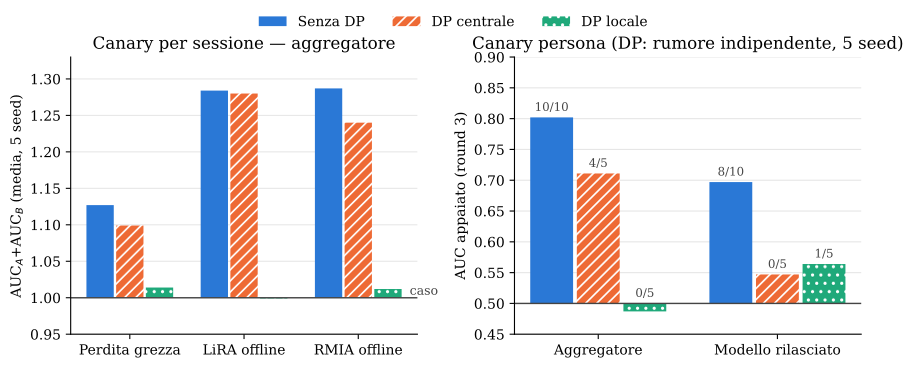

Reproduce this figure in Python.
"""fig_canary: controlli positivi (2026-10-30).

Sinistra: canary per sessione su Office 1, somma AUC_A + AUC_B al round 3 (5 seed), RISULTATI.md 1.2.
Destra: canary persona al round 3; con la DP solo le run con rumore indipendente fra i bracci
(5 seed), RISULTATI.md 1.3. Le prime run con rumore condiviso (0,843 / 0,543) non si usano.
"""
import sys

import matplotlib

matplotlib.use("Agg")
import matplotlib.pyplot as plt

OUT = sys.argv[1]
plt.rcParams.update({"font.family": "serif", "font.size": 10, "hatch.color": "white", "hatch.linewidth": 1.2})

BLU, ARANCIO, VERDE = "#2a78d6", "#ee6a35", "#1fa97a"
REG = [("Senza DP", BLU, ""), ("DP centrale", ARANCIO, "///"), ("DP locale", VERDE, "..")]

fig, (a1, a2) = plt.subplots(1, 2, figsize=(10.2, 3.6), gridspec_kw={"wspace": 0.28})

# --- canary per sessione (Office 1, 5 seed, round 3)
att = ["Perdita grezza", "LiRA offline", "RMIA offline"]
val = {"Senza DP": [1.127, 1.284, 1.287], "DP centrale": [1.099, 1.280, 1.240], "DP locale": [1.014, 0.999, 1.012]}
w = 0.26
for k, (nome, col, h) in enumerate(REG):
    xs = [i + (k - 1) * w for i in range(len(att))]
    hs = [v - 1 for v in val[nome]]
    a1.bar(xs, hs, w * 0.92, bottom=1, color=col, hatch=h, edgecolor="white", linewidth=0, label=nome)
a1.axhline(1, color="#444444", lw=1)
a1.text(2.45, 1.0, "caso", va="bottom", ha="left", fontsize=9, color="#444444")
a1.set_xticks(range(len(att)), att)
a1.set_ylim(0.95, 1.33)
a1.set_ylabel(r"AUC$_A$+AUC$_B$ (media, 5 seed)")
a1.set_title("Canary per sessione — aggregatore")

# --- canary persona (round 3)
grp = ["Aggregatore", "Modello rilasciato"]
pv = {"Senza DP": ([0.802, 0.697], ["10/10", "8/10"]),
      "DP centrale": ([0.711, 0.547], ["4/5", "0/5"]),
      "DP locale": ([0.487, 0.564], ["0/5", "1/5"])}
for k, (nome, col, h) in enumerate(REG):
    xs = [i + (k - 1) * w for i in range(len(grp))]
    v, sig = pv[nome]
    a2.bar(xs, [x - 0.5 for x in v], w * 0.92, bottom=0.5, color=col, hatch=h, edgecolor="white", linewidth=0)
    for x, y, s in zip(xs, v, sig):
        a2.text(x, max(y, 0.5) + 0.006, s, ha="center", va="bottom", fontsize=8.5, color="#444444")
a2.axhline(0.5, color="#444444", lw=1)
a2.set_xticks(range(len(grp)), grp)
a2.set_ylim(0.45, 0.9)
a2.set_ylabel("AUC appaiato (round 3)")
a2.set_title("Canary persona (DP: rumore indipendente, 5 seed)")

for a in (a1, a2):
    a.spines[["top", "right"]].set_visible(False)
    a.grid(axis="y", color="#e6e6e6", lw=0.8)
    a.set_axisbelow(True)
fig.legend(*a1.get_legend_handles_labels(), loc="upper center", ncol=3, frameon=False, bbox_to_anchor=(0.5, 1.03))
fig.savefig(OUT + ".pdf", bbox_inches="tight")
fig.savefig(OUT + ".png", dpi=150, bbox_inches="tight")
print("ok")
